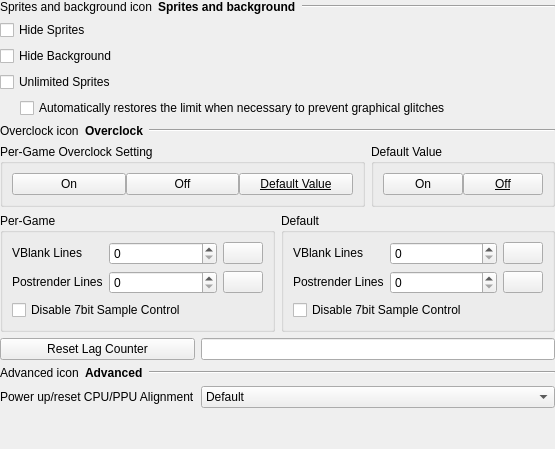
<?xml version="1.0" encoding="UTF-8"?>
<ui version="4.0">
 <class>wdgSettingsPPU</class>
 <widget class="QWidget" name="wdgSettingsPPU">
  <property name="geometry">
   <rect>
    <x>0</x>
    <y>0</y>
    <width>555</width>
    <height>449</height>
   </rect>
  </property>
  <property name="focusPolicy">
   <enum>Qt::StrongFocus</enum>
  </property>
  <property name="windowTitle">
   <string>PPU Settings</string>
  </property>
  <layout class="QVBoxLayout" name="verticalLayout_wdgSettingsPPU">
   <property name="leftMargin">
    <number>0</number>
   </property>
   <property name="topMargin">
    <number>0</number>
   </property>
   <property name="rightMargin">
    <number>0</number>
   </property>
   <property name="bottomMargin">
    <number>0</number>
   </property>
   <item>
    <layout class="QGridLayout" name="gridLayout_PPU">
     <item row="1" column="0">
      <widget class="QCheckBox" name="checkBox_Hide_Sprites">
       <property name="layoutDirection">
        <enum>Qt::LeftToRight</enum>
       </property>
       <property name="text">
        <string>Hide Sprites</string>
       </property>
      </widget>
     </item>
     <item row="9" column="0">
      <layout class="QVBoxLayout" name="verticalLayout_Overclock_Slines">
       <item>
        <layout class="QHBoxLayout" name="horizontalLayout_Overclock_Slines">
         <item>
          <widget class="themeGroupBox" name="groupBox_Pergame_Slines">
           <property name="title">
            <string>Per-Game</string>
           </property>
           <layout class="QVBoxLayout" name="verticalLayout_Pergame_Slines">
            <item>
             <layout class="QGridLayout" name="gridLayout_Pergame_Slines">
              <item row="1" column="1">
               <widget class="QSpinBox" name="spinBox_Pergame_Postrender_Slines">
                <property name="sizePolicy">
                 <sizepolicy hsizetype="Expanding" vsizetype="Fixed">
                  <horstretch>0</horstretch>
                  <verstretch>0</verstretch>
                 </sizepolicy>
                </property>
               </widget>
              </item>
              <item row="0" column="1">
               <widget class="QSpinBox" name="spinBox_Pergame_VB_Slines">
                <property name="sizePolicy">
                 <sizepolicy hsizetype="Expanding" vsizetype="Fixed">
                  <horstretch>0</horstretch>
                  <verstretch>0</verstretch>
                 </sizepolicy>
                </property>
               </widget>
              </item>
              <item row="1" column="0">
               <widget class="QLabel" name="label_Pergame_Postrender_Slines">
                <property name="sizePolicy">
                 <sizepolicy hsizetype="Preferred" vsizetype="Fixed">
                  <horstretch>0</horstretch>
                  <verstretch>0</verstretch>
                 </sizepolicy>
                </property>
                <property name="text">
                 <string>Postrender Lines</string>
                </property>
                <property name="alignment">
                 <set>Qt::AlignLeading|Qt::AlignLeft|Qt::AlignVCenter</set>
                </property>
               </widget>
              </item>
              <item row="0" column="0">
               <widget class="QLabel" name="label_Pergame_VB_Slines">
                <property name="sizePolicy">
                 <sizepolicy hsizetype="Preferred" vsizetype="Fixed">
                  <horstretch>0</horstretch>
                  <verstretch>0</verstretch>
                 </sizepolicy>
                </property>
                <property name="text">
                 <string>VBlank Lines</string>
                </property>
                <property name="alignment">
                 <set>Qt::AlignLeading|Qt::AlignLeft|Qt::AlignVCenter</set>
                </property>
               </widget>
              </item>
              <item row="0" column="2">
               <widget class="themePushButton" name="pushButton_Pergame_VB_Slines">
                <property name="text">
                 <string notr="true"/>
                </property>
                <property name="icon">
                 <iconset resource="resources.qrc">
                  <normaloff>:/icon/icons/trash.svgz</normaloff>:/icon/icons/trash.svgz</iconset>
                </property>
               </widget>
              </item>
              <item row="1" column="2">
               <widget class="themePushButton" name="pushButton_Pergame_Postrender_Slines">
                <property name="text">
                 <string notr="true"/>
                </property>
                <property name="icon">
                 <iconset resource="resources.qrc">
                  <normaloff>:/icon/icons/trash.svgz</normaloff>:/icon/icons/trash.svgz</iconset>
                </property>
               </widget>
              </item>
             </layout>
            </item>
            <item>
             <widget class="QCheckBox" name="checkBox_Pergame_Disable_DMC_Control">
              <property name="layoutDirection">
               <enum>Qt::LeftToRight</enum>
              </property>
              <property name="text">
               <string>Disable 7bit Sample Control</string>
              </property>
             </widget>
            </item>
           </layout>
          </widget>
         </item>
         <item>
          <widget class="themeGroupBox" name="groupBox_Def_Slines">
           <property name="title">
            <string>Default</string>
           </property>
           <layout class="QVBoxLayout" name="verticalLayout_Def_Slines">
            <item>
             <layout class="QGridLayout" name="gridLayout_Def_Slines">
              <item row="0" column="1">
               <widget class="QSpinBox" name="spinBox_Def_VB_Slines">
                <property name="sizePolicy">
                 <sizepolicy hsizetype="Expanding" vsizetype="Fixed">
                  <horstretch>0</horstretch>
                  <verstretch>0</verstretch>
                 </sizepolicy>
                </property>
               </widget>
              </item>
              <item row="1" column="1">
               <widget class="QSpinBox" name="spinBox_Def_Postrender_Slines">
                <property name="sizePolicy">
                 <sizepolicy hsizetype="Expanding" vsizetype="Fixed">
                  <horstretch>0</horstretch>
                  <verstretch>0</verstretch>
                 </sizepolicy>
                </property>
               </widget>
              </item>
              <item row="1" column="0">
               <widget class="QLabel" name="label_Def_Postrender_Slines">
                <property name="sizePolicy">
                 <sizepolicy hsizetype="Preferred" vsizetype="Fixed">
                  <horstretch>0</horstretch>
                  <verstretch>0</verstretch>
                 </sizepolicy>
                </property>
                <property name="text">
                 <string>Postrender Lines</string>
                </property>
                <property name="alignment">
                 <set>Qt::AlignLeading|Qt::AlignLeft|Qt::AlignVCenter</set>
                </property>
               </widget>
              </item>
              <item row="0" column="0">
               <widget class="QLabel" name="label_Def_VB_Slines">
                <property name="sizePolicy">
                 <sizepolicy hsizetype="Preferred" vsizetype="Fixed">
                  <horstretch>0</horstretch>
                  <verstretch>0</verstretch>
                 </sizepolicy>
                </property>
                <property name="text">
                 <string>VBlank Lines</string>
                </property>
                <property name="alignment">
                 <set>Qt::AlignLeading|Qt::AlignLeft|Qt::AlignVCenter</set>
                </property>
               </widget>
              </item>
              <item row="0" column="2">
               <widget class="themePushButton" name="pushButton_Def_VB_Slines">
                <property name="text">
                 <string notr="true"/>
                </property>
                <property name="icon">
                 <iconset resource="resources.qrc">
                  <normaloff>:/icon/icons/trash.svgz</normaloff>:/icon/icons/trash.svgz</iconset>
                </property>
               </widget>
              </item>
              <item row="1" column="2">
               <widget class="themePushButton" name="pushButton_Def_Postrender_Slines">
                <property name="text">
                 <string notr="true"/>
                </property>
                <property name="icon">
                 <iconset resource="resources.qrc">
                  <normaloff>:/icon/icons/trash.svgz</normaloff>:/icon/icons/trash.svgz</iconset>
                </property>
               </widget>
              </item>
             </layout>
            </item>
            <item>
             <widget class="QCheckBox" name="checkBox_Def_Disable_DMC_Control">
              <property name="layoutDirection">
               <enum>Qt::LeftToRight</enum>
              </property>
              <property name="text">
               <string>Disable 7bit Sample Control</string>
              </property>
             </widget>
            </item>
           </layout>
          </widget>
         </item>
        </layout>
       </item>
      </layout>
     </item>
     <item row="2" column="0">
      <widget class="QCheckBox" name="checkBox_Hide_Background">
       <property name="layoutDirection">
        <enum>Qt::LeftToRight</enum>
       </property>
       <property name="text">
        <string>Hide Background</string>
       </property>
      </widget>
     </item>
     <item row="0" column="0">
      <layout class="QHBoxLayout" name="horizontalLayout_Sprites_and_background">
       <item>
        <widget class="QLabel" name="icon_Sprites_and_background">
         <property name="text">
          <string notr="true">Sprites and background icon</string>
         </property>
        </widget>
       </item>
       <item>
        <widget class="QLabel" name="label_Sprites_and_background">
         <property name="font">
          <font>
           <weight>75</weight>
           <bold>true</bold>
          </font>
         </property>
         <property name="text">
          <string>Sprites and background</string>
         </property>
        </widget>
       </item>
       <item>
        <widget class="Line" name="line_Sprites_and_background">
         <property name="sizePolicy">
          <sizepolicy hsizetype="Expanding" vsizetype="Fixed">
           <horstretch>0</horstretch>
           <verstretch>0</verstretch>
          </sizepolicy>
         </property>
         <property name="orientation">
          <enum>Qt::Horizontal</enum>
         </property>
        </widget>
       </item>
      </layout>
     </item>
     <item row="11" column="0">
      <layout class="QGridLayout" name="gridLayout_Overclock_lines">
       <item row="2" column="0">
        <widget class="QLabel" name="label_CPUPPU_Alignment">
         <property name="text">
          <string>Power up/reset CPU/PPU Alignment</string>
         </property>
        </widget>
       </item>
       <item row="1" column="0" colspan="2">
        <layout class="QHBoxLayout" name="horizontalLayout_PPU_Advanced">
         <item>
          <widget class="QLabel" name="icon_PPU_Advanced">
           <property name="text">
            <string notr="true">Advanced icon</string>
           </property>
          </widget>
         </item>
         <item>
          <widget class="QLabel" name="label_PPU_Advanced">
           <property name="font">
            <font>
             <weight>75</weight>
             <bold>true</bold>
            </font>
           </property>
           <property name="text">
            <string>Advanced</string>
           </property>
          </widget>
         </item>
         <item>
          <widget class="Line" name="line_PPU_Advanced">
           <property name="sizePolicy">
            <sizepolicy hsizetype="Expanding" vsizetype="Fixed">
             <horstretch>0</horstretch>
             <verstretch>0</verstretch>
            </sizepolicy>
           </property>
           <property name="orientation">
            <enum>Qt::Horizontal</enum>
           </property>
          </widget>
         </item>
        </layout>
       </item>
       <item row="2" column="1">
        <widget class="QComboBox" name="comboBox_CPUPPU_Alignment">
         <property name="sizePolicy">
          <sizepolicy hsizetype="Expanding" vsizetype="Fixed">
           <horstretch>0</horstretch>
           <verstretch>0</verstretch>
          </sizepolicy>
         </property>
         <item>
          <property name="text">
           <string>Default</string>
          </property>
         </item>
         <item>
          <property name="text">
           <string>Randomize (Not recommended)</string>
          </property>
         </item>
         <item>
          <property name="text">
           <string>Increment at every hard reset (Not recommended)</string>
          </property>
         </item>
        </widget>
       </item>
       <item row="0" column="1">
        <widget class="QLineEdit" name="lineEdit_Lag_Counter">
         <property name="focusPolicy">
          <enum>Qt::NoFocus</enum>
         </property>
         <property name="readOnly">
          <bool>true</bool>
         </property>
        </widget>
       </item>
       <item row="0" column="0">
        <widget class="themePushButton" name="pushButton_Reset_Lag_Counter">
         <property name="text">
          <string>Reset Lag Counter</string>
         </property>
        </widget>
       </item>
      </layout>
     </item>
     <item row="5" column="0">
      <layout class="QHBoxLayout" name="horizontalLayout_PPU_Overclock">
       <item>
        <widget class="QLabel" name="icon_PPU_Overclock">
         <property name="text">
          <string notr="true">Overclock icon</string>
         </property>
        </widget>
       </item>
       <item>
        <widget class="QLabel" name="label_PPU_Overclock">
         <property name="font">
          <font>
           <weight>75</weight>
           <bold>true</bold>
          </font>
         </property>
         <property name="text">
          <string>Overclock</string>
         </property>
        </widget>
       </item>
       <item>
        <widget class="Line" name="line_PPU_Overclock">
         <property name="sizePolicy">
          <sizepolicy hsizetype="Expanding" vsizetype="Fixed">
           <horstretch>0</horstretch>
           <verstretch>0</verstretch>
          </sizepolicy>
         </property>
         <property name="orientation">
          <enum>Qt::Horizontal</enum>
         </property>
        </widget>
       </item>
      </layout>
     </item>
     <item row="4" column="0">
      <layout class="QHBoxLayout" name="horizontalLayout">
       <item>
        <spacer name="horizontalSpacer">
         <property name="orientation">
          <enum>Qt::Horizontal</enum>
         </property>
         <property name="sizeHint" stdset="0">
          <size>
           <width>20</width>
           <height>20</height>
          </size>
         </property>
        </spacer>
       </item>
       <item>
        <widget class="QCheckBox" name="checkBox_Unlimited_Sprites_Auto">
         <property name="sizePolicy">
          <sizepolicy hsizetype="Expanding" vsizetype="Fixed">
           <horstretch>1</horstretch>
           <verstretch>0</verstretch>
          </sizepolicy>
         </property>
         <property name="text">
          <string>Automatically restores the limit when necessary to prevent graphical glitches</string>
         </property>
        </widget>
       </item>
      </layout>
     </item>
     <item row="12" column="0">
      <spacer name="verticalSpacer_page_PPU">
       <property name="orientation">
        <enum>Qt::Vertical</enum>
       </property>
       <property name="sizeHint" stdset="0">
        <size>
         <width>20</width>
         <height>20</height>
        </size>
       </property>
      </spacer>
     </item>
     <item row="3" column="0">
      <widget class="QCheckBox" name="checkBox_Unlimited_Sprites">
       <property name="layoutDirection">
        <enum>Qt::LeftToRight</enum>
       </property>
       <property name="text">
        <string>Unlimited Sprites</string>
       </property>
      </widget>
     </item>
     <item row="6" column="0">
      <layout class="QHBoxLayout" name="horizontalLayout_Overclock_Pergame_and_Def">
       <item>
        <widget class="themeGroupBox" name="groupBox_Overclock_Pergame_setting">
         <property name="title">
          <string>Per-Game Overclock Setting</string>
         </property>
         <layout class="QHBoxLayout" name="horizontalLayout_Overclock_Pergame_setting">
          <property name="spacing">
           <number>0</number>
          </property>
          <item>
           <widget class="themePushButton" name="pushButton_Overclock_Pergame_setting_on">
            <property name="sizePolicy">
             <sizepolicy hsizetype="Expanding" vsizetype="Fixed">
              <horstretch>0</horstretch>
              <verstretch>0</verstretch>
             </sizepolicy>
            </property>
            <property name="text">
             <string>On</string>
            </property>
            <property name="checkable">
             <bool>true</bool>
            </property>
           </widget>
          </item>
          <item>
           <widget class="themePushButton" name="pushButton_Overclock_Pergame_setting_off">
            <property name="sizePolicy">
             <sizepolicy hsizetype="Expanding" vsizetype="Fixed">
              <horstretch>0</horstretch>
              <verstretch>0</verstretch>
             </sizepolicy>
            </property>
            <property name="text">
             <string>Off</string>
            </property>
            <property name="checkable">
             <bool>true</bool>
            </property>
           </widget>
          </item>
          <item>
           <widget class="themePushButton" name="pushButton_Overclock_Pergame_setting_use_def">
            <property name="sizePolicy">
             <sizepolicy hsizetype="Expanding" vsizetype="Fixed">
              <horstretch>0</horstretch>
              <verstretch>0</verstretch>
             </sizepolicy>
            </property>
            <property name="font">
             <font>
              <underline>true</underline>
             </font>
            </property>
            <property name="text">
             <string>Default Value</string>
            </property>
            <property name="checkable">
             <bool>true</bool>
            </property>
           </widget>
          </item>
         </layout>
        </widget>
       </item>
       <item>
        <widget class="themeGroupBox" name="groupBox_Overclock_Def_value">
         <property name="title">
          <string>Default Value</string>
         </property>
         <layout class="QHBoxLayout" name="horizontalLayout_Overclock_Def_value">
          <property name="spacing">
           <number>0</number>
          </property>
          <item>
           <widget class="themePushButton" name="pushButton_Overclock_Def_value_on">
            <property name="text">
             <string>On</string>
            </property>
            <property name="checkable">
             <bool>true</bool>
            </property>
           </widget>
          </item>
          <item>
           <widget class="themePushButton" name="pushButton_Overclock_Def_value_off">
            <property name="font">
             <font>
              <underline>true</underline>
             </font>
            </property>
            <property name="text">
             <string>Off</string>
            </property>
            <property name="checkable">
             <bool>true</bool>
            </property>
           </widget>
          </item>
         </layout>
        </widget>
       </item>
      </layout>
     </item>
    </layout>
   </item>
  </layout>
 </widget>
 <customwidgets>
  <customwidget>
   <class>themePushButton</class>
   <extends>QPushButton</extends>
   <header>theme.hpp</header>
  </customwidget>
  <customwidget>
   <class>themeGroupBox</class>
   <extends>QGroupBox</extends>
   <header>theme.hpp</header>
   <container>1</container>
  </customwidget>
 </customwidgets>
 <tabstops>
  <tabstop>checkBox_Hide_Sprites</tabstop>
  <tabstop>checkBox_Hide_Background</tabstop>
  <tabstop>checkBox_Unlimited_Sprites</tabstop>
  <tabstop>checkBox_Unlimited_Sprites_Auto</tabstop>
  <tabstop>pushButton_Overclock_Pergame_setting_on</tabstop>
  <tabstop>pushButton_Overclock_Pergame_setting_off</tabstop>
  <tabstop>pushButton_Overclock_Pergame_setting_use_def</tabstop>
  <tabstop>pushButton_Overclock_Def_value_on</tabstop>
  <tabstop>pushButton_Overclock_Def_value_off</tabstop>
  <tabstop>spinBox_Pergame_VB_Slines</tabstop>
  <tabstop>pushButton_Pergame_VB_Slines</tabstop>
  <tabstop>spinBox_Pergame_Postrender_Slines</tabstop>
  <tabstop>pushButton_Pergame_Postrender_Slines</tabstop>
  <tabstop>checkBox_Pergame_Disable_DMC_Control</tabstop>
  <tabstop>spinBox_Def_VB_Slines</tabstop>
  <tabstop>pushButton_Def_VB_Slines</tabstop>
  <tabstop>spinBox_Def_Postrender_Slines</tabstop>
  <tabstop>pushButton_Def_Postrender_Slines</tabstop>
  <tabstop>checkBox_Def_Disable_DMC_Control</tabstop>
  <tabstop>pushButton_Reset_Lag_Counter</tabstop>
  <tabstop>comboBox_CPUPPU_Alignment</tabstop>
 </tabstops>
 <resources>
  <include location="resources.qrc"/>
 </resources>
 <connections/>
</ui>
